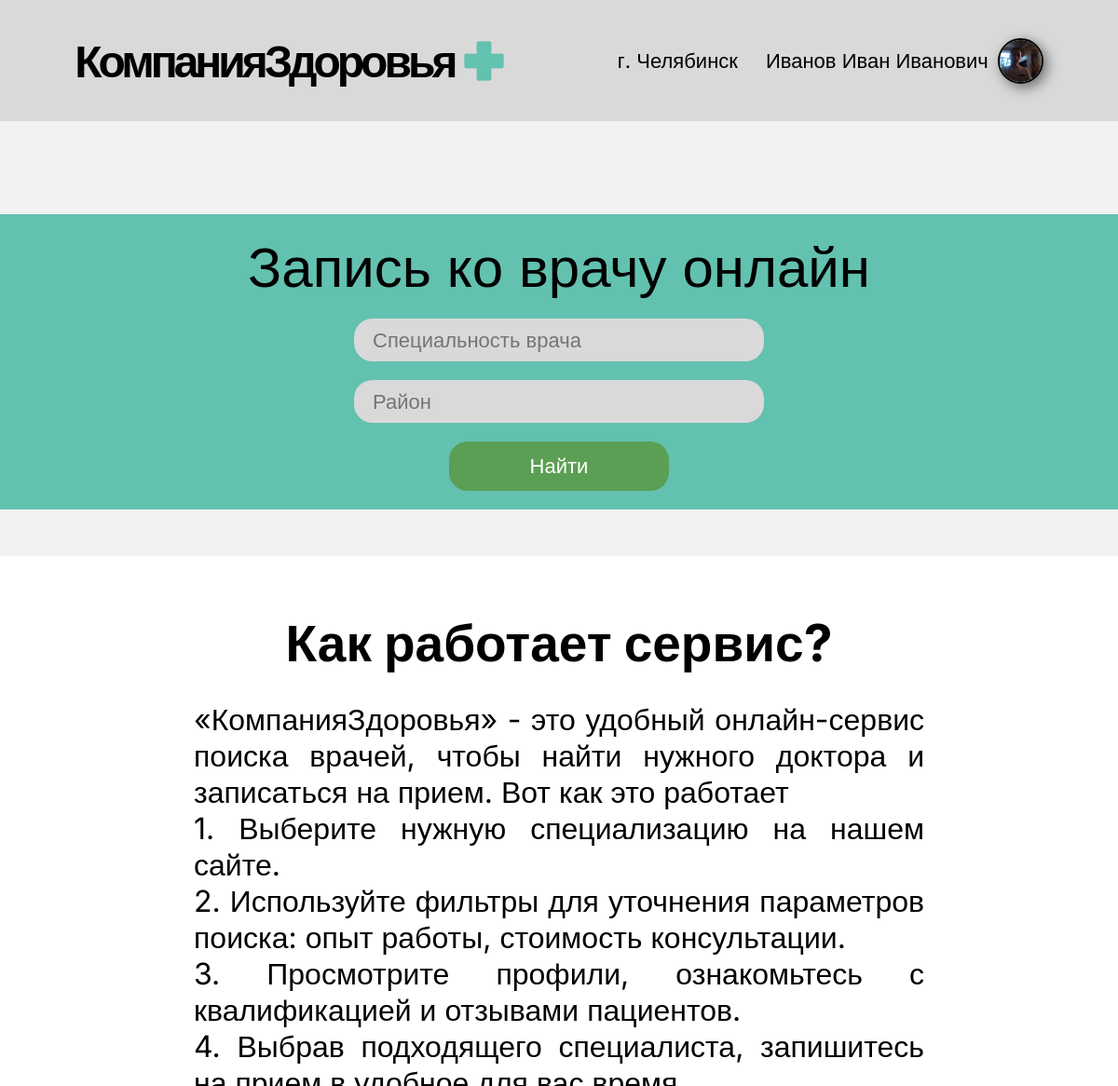
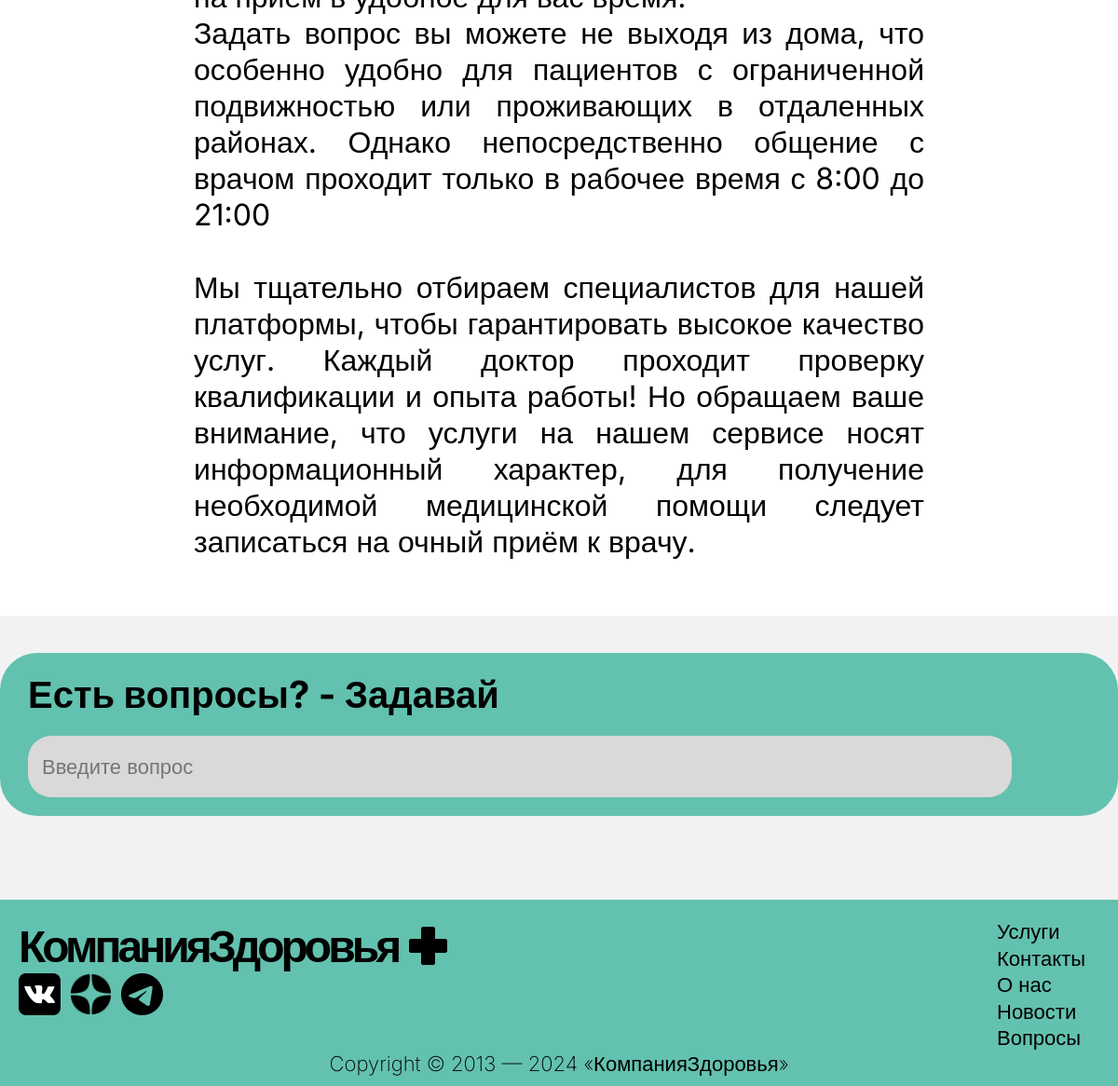
The app's page / (signed in) with its own data (2 pictures, top to bottom).
### main/models.py (models this page shows, shortened)
class Patient(models.Model):
    fio = models.CharField('ФИО', max_length=100)
    phone = models.CharField('Номер телефона', max_length=11)
    email = models.CharField('Почта', max_length=100)
    image = models.ImageField('Изображение профиля', null=True, blank=True, upload_to='images/')
    password = models.CharField('Пароль', max_length=120)

### main/views.py (the view)
# urls.py: path('', views.home, name='index'),
def home(request):
    patient_id = request.session.get('patient_id')
    patient = None
    if patient_id:
        try:
            patient = Patient.objects.get(id=patient_id)
        except Patient.DoesNotExist:
            patient = None
    records = Record.objects.all()
    records = Record.objects.all()
    return render(request, 'main/index.html', {
        'records': records,
        'patient': patient,
    })

### main/templates/main/index.html (shortened to what this page needs)
<!DOCTYPE html>
<html lang="ru">
<head>
     {% load static %}
    <link rel="stylesheet" href="{% static '/css/main.css' %}">
</head>
<body>
    {% include 'main/header.html' %}
    <main>
        <div class="sub-header">
            <form method="post" action="{% url 'appointments' %}">
                <h1>Запись ко врачу онлайн</h1>
                <div class="item-form">
                    <input type="text" name="profession" placeholder="Специальность врача" required>
                </div>
                <div class="item-form">
                    <input type="text" name="district" placeholder="Район" required>
                </div>
                <button type="submit">Найти</button>
            </form>
        </div>
        <div class="about-servies-block">
            <div class="about-text">
                <h1>Как работает сервис?</h1>
                <p>«КомпанияЗдоровья» - это удобный онлайн-сервис поиска врачей, чтобы найти нужного доктора и записаться на прием. Вот как это работает</p>
                <p>1. Выберите нужную специализацию на нашем сайте. <br>
                    2. Используйте фильтры для уточнения параметров поиска: опыт работы, стоимость консультации. <br>
                    3. Просмотрите профили, ознакомьтесь с квалификацией и отзывами пациентов. <br>
                    4. Выбрав подходящего специалиста, запишитесь на прием в удобное для вас время. <br>
                    Задать вопрос вы можете не выходя из дома, что особенно удобно для пациентов с ограниченной подвижностью или проживающих в отдаленных районах. Однако непосредственно общение с врачом проходит только в рабочее время с 8:00 до 21:00 <br> <br>
                    Мы тщательно отбираем специалистов для нашей платформы, чтобы гарантировать высокое качество услуг. Каждый доктор проходит проверку квалификации и опыта работы! Но обращаем ваше внимание, что услуги на нашем сервисе носят информационный характер, для получение необходимой медицинской помощи следует записаться на очный приём к врачу.</p>
            </div>
        </div>
        <div class="ask-quastion-block">
            <h2>Есть вопросы? - Задавай</h2>
            <input type="text" placeholder="Введите вопрос">
        </div>
    </main>
    {% include 'main/footer.html' %}
</body>
</html>

### main/templates/main/header.html
{% load static %}
<header>
    <a href="{% url 'index' %}">
        <div class="logo">
            <div class="text-logo">
                <h1>КомпанияЗдоровья</h1>
            </div>
            <img src="{% static 'img/logo.png' %}" alt="logo site">
        </div>
    </a>
    <div class="left-item">
        <div class="city-index">
            <span>г. Челябинск</span>
        </div>
        {% if request.resolver_match.view_name != 'login' and request.resolver_match.view_name != 'register'  and request.resolver_match.view_name != 'profile' and request.resolver_match.view_name != 'editProfile'%}
        {% if patient %}
        <a href="{% url 'profile' %}">
            <div class="profile">
                <p>{{ patient.fio }}</p>
                <img src="{% if patient.image %}{{ patient.image.url }}{% else %}{% static 'img/defalt.png' %}{% endif %}"
                     alt="image-profile">
            </div>
        </a>
        {% else %}
        <a href="{% url 'login' %}">
            <button>Личный кабинет</button>
        </a>
        {% endif %}
        {% endif %}
    </div>
</header>

### static/css/main.css (style rules this page uses)
* { margin: 0; padding: 0; font-family: "Inter", sans-serif; font-size: 22px; }
a { text-decoration: none; color: black; }
header { background-color: #D9D9D9; height: 90px; display: flex; align-items: center; justify-content: space-around; padding: 20px; }
header h1, footer h1 { font-size: 48px; font-weight: 700; letter-spacing: -4px; }
header .logo, header .left-item, footer .footer-menu, footer .logo, footer .socials { display: flex; align-items: center; gap: 30px; }
header .logo img, footer .logo img, footer .socials img { width: 45px; height: 45px; margin-left: -20px; }
main { background-color: #F2F2F2; padding-top: 50px; padding-bottom: 50px; }
.sub-header { background-color: #63C1AF; display: flex; align-items: center; justify-content: space-around; margin: 50px 0; padding: 20px; }
form { text-align: center; display: flex; flex-direction: column; align-items: center; gap: 20px; }
form h1 { font-weight: 100; font-size: 60px; }
form .item-form { display: flex; gap: 20px; }
form input { color: gray; padding: 10px 20px; border: none; border-radius: 20px; width: 400px; background-color: #D9D9D9; }
form button { padding: 5px 10px; background-color: #5B9F54; border: none; border-radius: 20px; color: white; width: 236px; height: 53px; text-align: center; }
.records-blocks h1, .about-servies-block h1, .ask-quastion-block h1, .result-search h1 { font-size: 55px; font-weight: bold; color: black; text-align: center; margin-bottom: 30px; }
.about-servies-block { background-color: white; color: black; display: flex; flex-direction: column; gap: 20px; align-items: center; padding: 40px; }
.about-servies-block .about-text { width: 70%; margin: 20px auto; }
.about-servies-block p { text-align: justify; font-size: 32px; font-weight: 400; }
.ask-quastion-block { text-align: left; padding: 20px 30px; margin: 40px auto; max-width: 1500px; background-color: #63C1AF; border-radius: 40px; }
.ask-quastion-block h2 { font-size: 40px; margin-bottom: 20px; }
.ask-quastion-block input { background-color: #D9D9D9; border-radius: 25px; padding: 20px 15px; width: 90%; border: none; }
@media screen and (max-width: 1240px) { .sub-header { display: block; text-align: center; padding: 20px; } }
header .profile { display: flex; justify-content: center; align-items: center; gap: 10px; }
header .profile img { width: 45px; height: 45px; border: 2px solid black; border-radius: 50%; object-fit: cover; box-shadow: 4px 4px 14px rgba(0,0,0,0.5); }

### records on screen
Patient: fio "Иванов Иван Иванович", image (picture)
